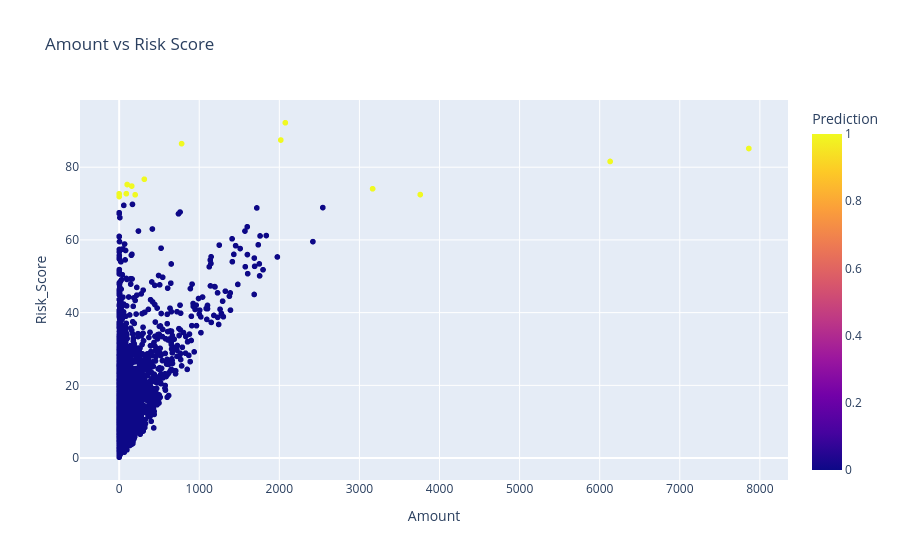

This figure's notebook cell:
### Markdown cell above
## Visualizations

### Code cell
fig = px.histogram(
    df,
    x="Risk_Score",
    color="Prediction",
    nbins=50,
    title="Risk Score Distribution"
)
fig.show()

fig = px.scatter(
    df.sample(min(5000,len(df)), random_state=42),
    x="Amount",
    y="Risk_Score",
    color="Prediction",
    title="Amount vs Risk Score"
)
fig.show()

### Figure 1 — Plotly figure (JSON) as saved in the notebook; plotly's stock layout.template omitted (floating-point values rounded to 4 significant figures; data arrays with more than 128 entries replaced by an {"elided": "..."} marker saying what was removed)
{"data": [{"hovertemplate": "Amount=%{x}<br>Risk_Score=%{y}<br>Prediction=%{marker.color}<extra></extra>", "legendgroup": "", "marker": {"color": {"elided": "5000 int values"}, "coloraxis": "coloraxis", "symbol": "circle"}, "mode": "markers", "name": "", "showlegend": false, "type": "scattergl", "x": {"elided": "5000 float values"}, "xaxis": "x", "y": {"elided": "5000 float values"}, "yaxis": "y"}], "layout": {"coloraxis": {"colorbar": {"title": {"text": "Prediction"}}, "colorscale": [[0, "#0d0887"], [0.1111, "#46039f"], [0.2222, "#7201a8"], [0.3333, "#9c179e"], [0.4444, "#bd3786"], [0.5556, "#d8576b"], [0.6667, "#ed7953"], [0.7778, "#fb9f3a"], [0.8889, "#fdca26"], [1, "#f0f921"]]}, "legend": {"tracegroupgap": 0}, "title": {"text": "Amount vs Risk Score"}, "xaxis": {"anchor": "y", "domain": [0, 1], "title": {"text": "Amount"}}, "yaxis": {"anchor": "x", "domain": [0, 1], "title": {"text": "Risk_Score"}}}}
